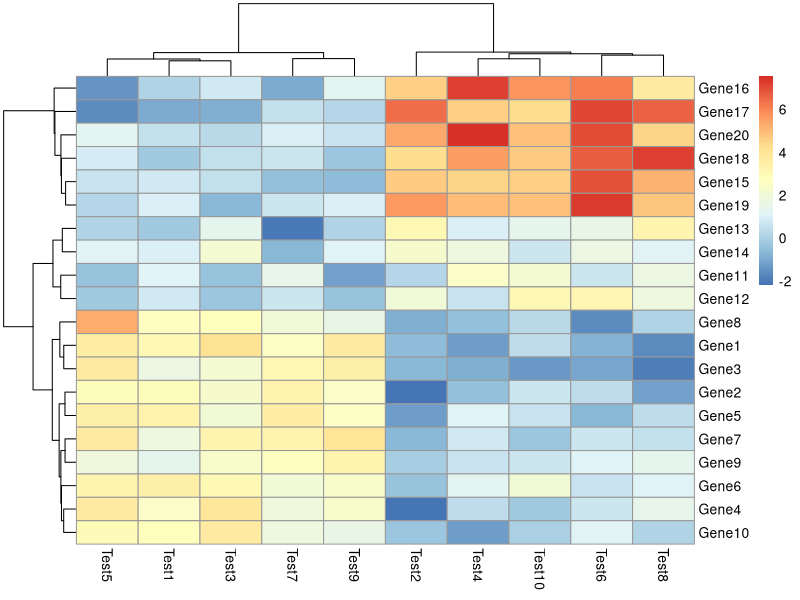
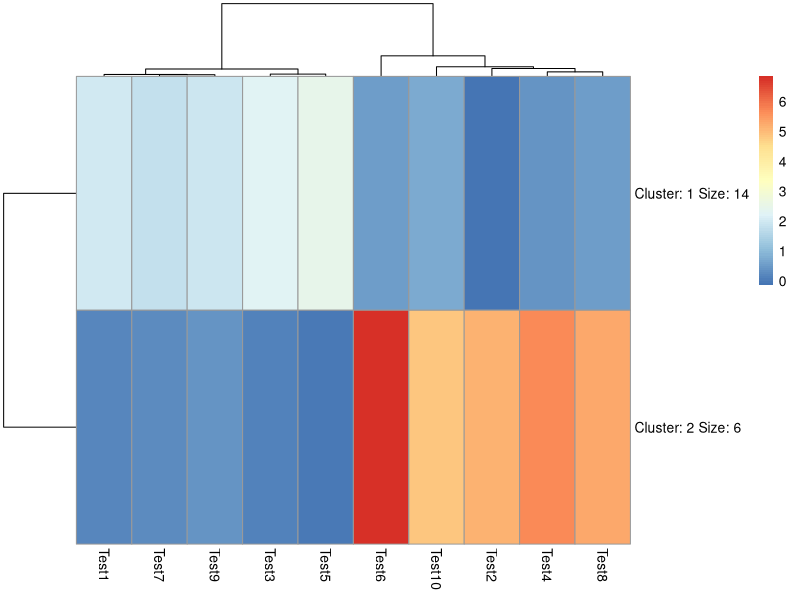
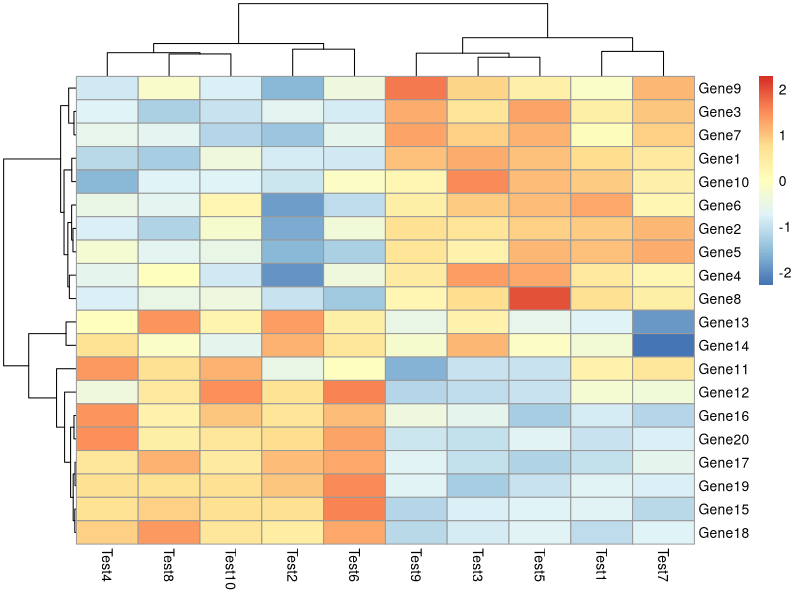
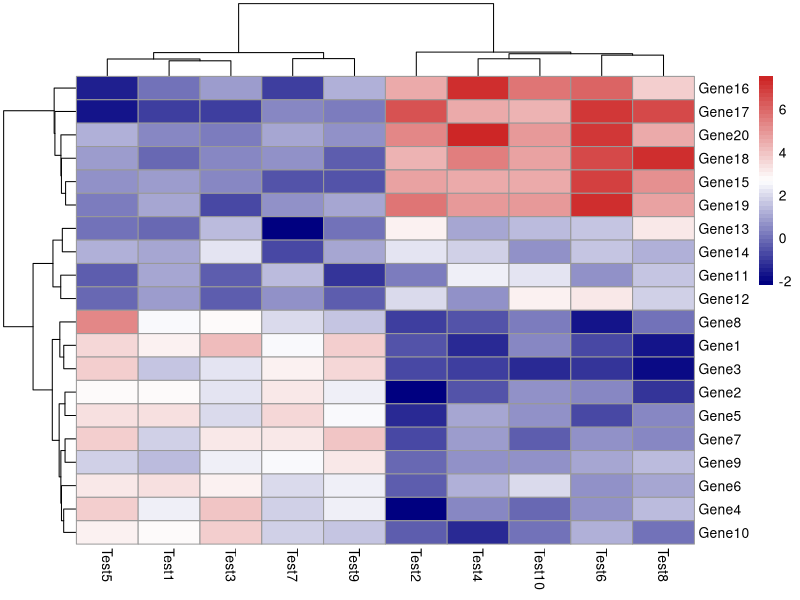
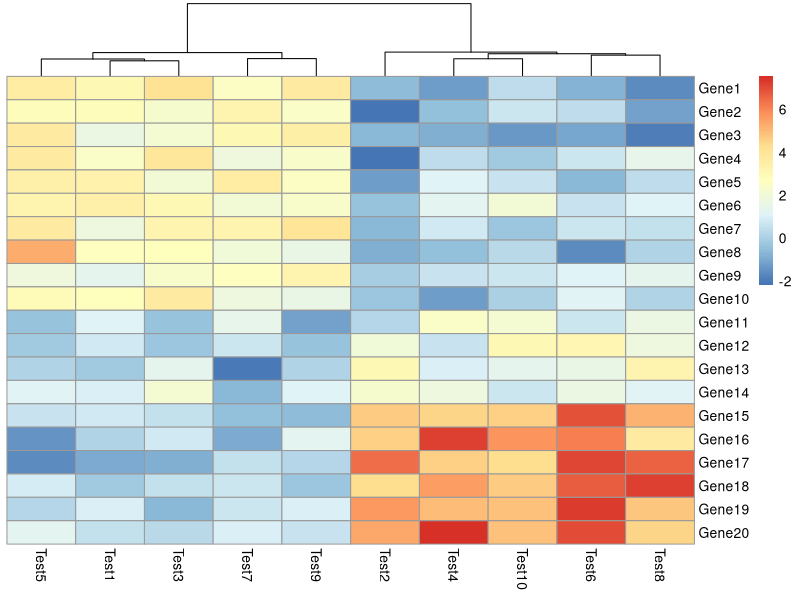
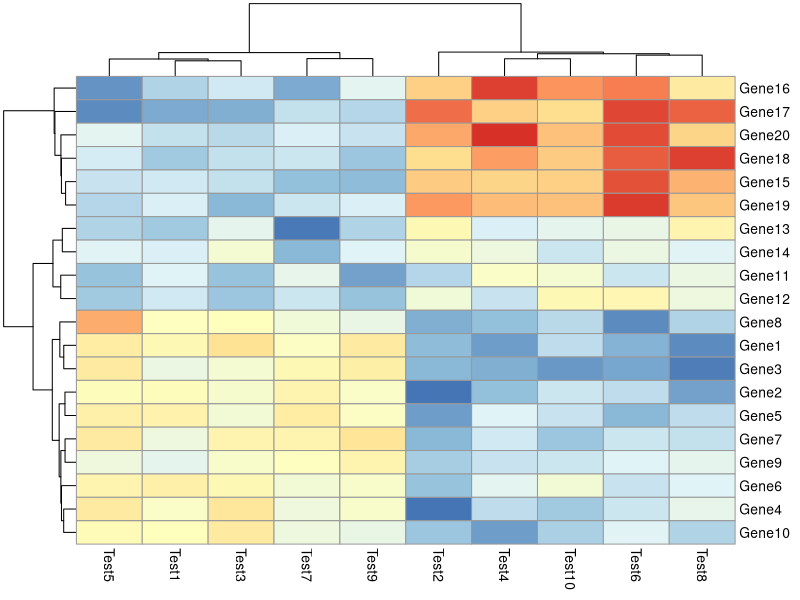
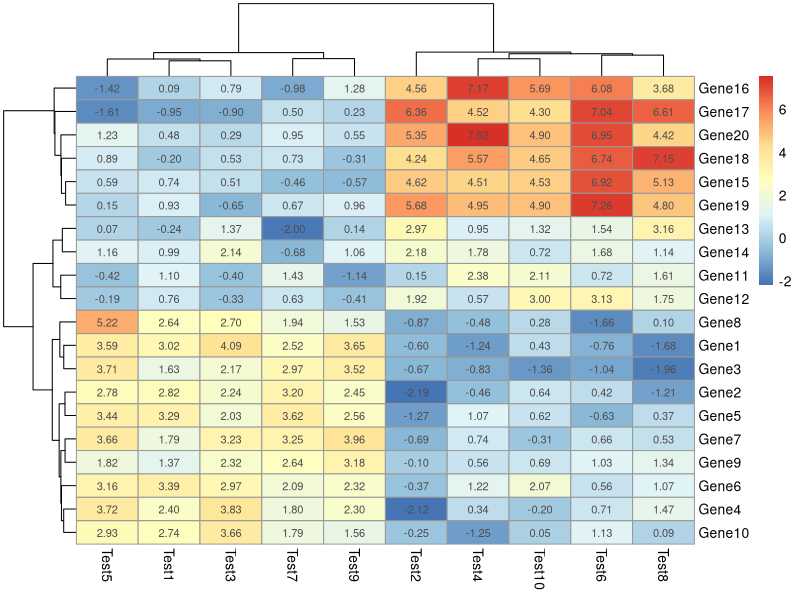
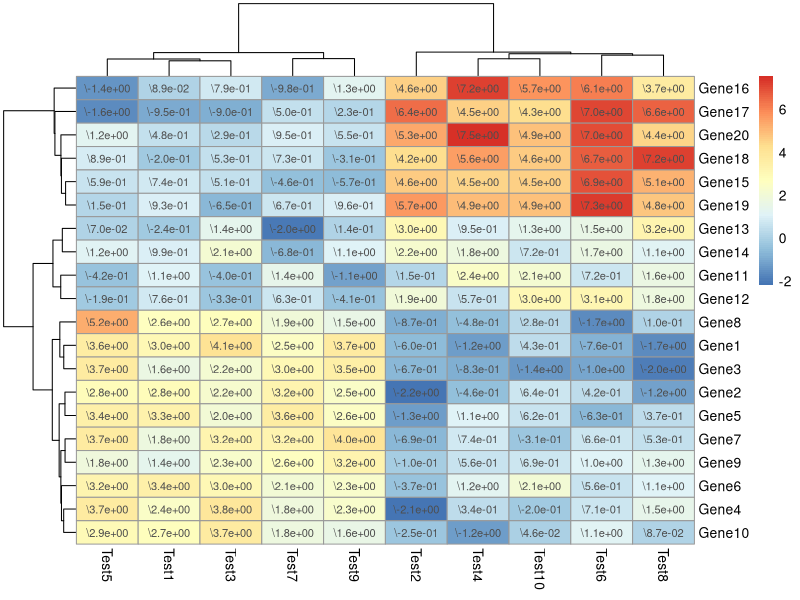

Reproduce these figures in R, in order.
## ---- chunk 1
library(pheatmap)
## ---- chunk 2
# Create test matrix
options(digits = 3)
set.seed(10)
test = matrix(rnorm(200), 20, 10)
test[1:10, seq(1, 10, 2)] = test[1:10, seq(1, 10, 2)] + 3
test[11:20, seq(2, 10, 2)] = test[11:20, seq(2, 10, 2)] + 2
test[15:20, seq(2, 10, 2)] = test[15:20, seq(2, 10, 2)] + 4
colnames(test) = paste("Test", 1:10, sep = "")
rownames(test) = paste("Gene", 1:20, sep = "")

test
## ---- chunk 3
pheatmap(test)
pheatmap(test, kmeans_k = 2)
pheatmap(test, scale = "row", clustering_distance_rows = "correlation")
pheatmap(test, color = colorRampPalette(c("navy", "white", "firebrick3"))(50))
pheatmap(test, cluster_row = FALSE)
pheatmap(test, legend = FALSE)
## ---- chunk 4
# Show text within cells
pheatmap(test, display_numbers = TRUE)
pheatmap(test, display_numbers = TRUE, number_format = "\\%.1e")
pheatmap(test, display_numbers = matrix(ifelse(test > 5, "*", ""), nrow(test)))
pheatmap(test, cluster_row = FALSE, legend_breaks = -1:4, legend_labels = c("0",
"1e-4", "1e-3", "1e-2", "1e-1", "1"))
